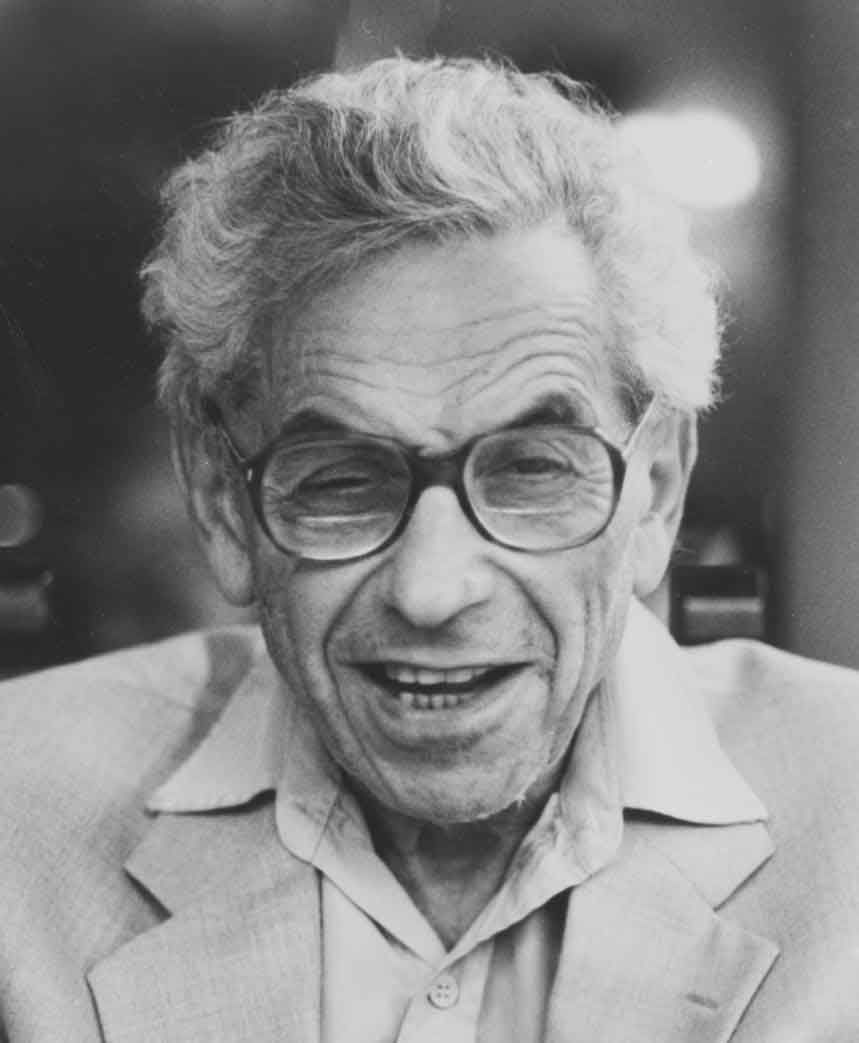
%> input picture Computer Homeworks/CHW04/pic1.png, 859 x 1043 px
$ octave HW4_q2.m   (GNU Octave 9; MATLAB toolbox functions it lacks are replaced by stand-ins)
%> lines starting %> are read from the running program, lines starting %| are printed output that depends on the picture
clear; clc; close all;

x1 = imread('pic1.png');
%> x1 is the input picture: size 1043x859 uint8; min 30, max 232, mean 135
x2 = imread('pic2.png');
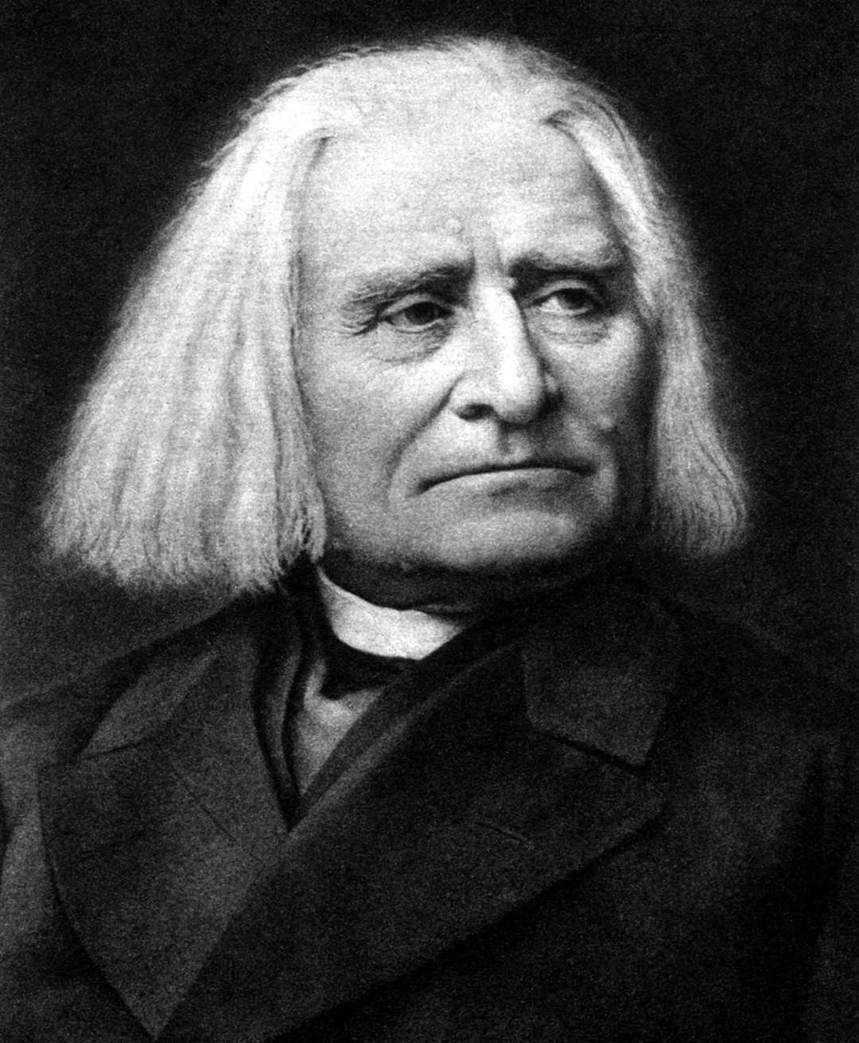
%> input picture Computer Homeworks/CHW04/pic2.png, 859 x 1043 px
%> x2 is the input picture: size 1043x859 uint8; min 0, max 255, mean 68.9


Y2 = fft2(x2);


Y2_mag = abs(Y2);
Y2_phase = angle(Y2);


Y1 = fft2(x1);


Y1_mag = abs(Y1);
Y1_phase = angle(Y1);
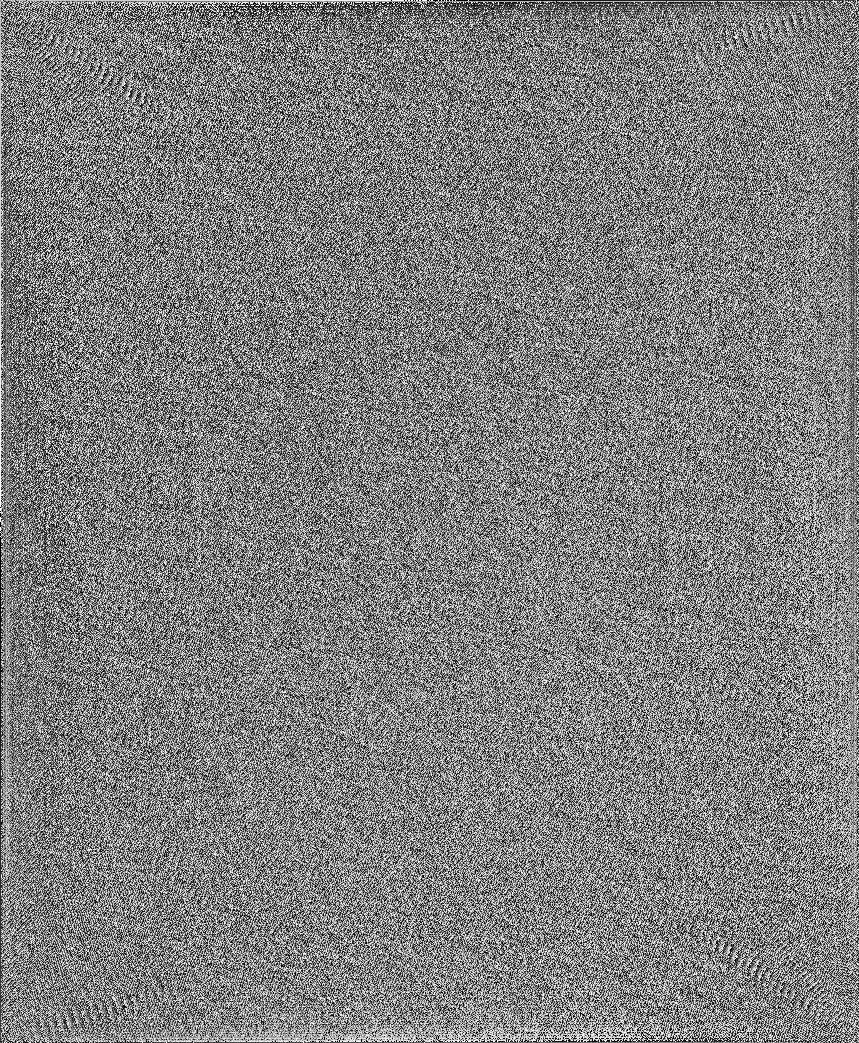
%> Y1_phase: size 1043x859 double; min -3.14, max 3.14, mean 3.55e-18; drawn with min black and max white

Y_new = Y2_mag .* exp(1i * Y1_phase);
x_new = ifft2(Y_new);
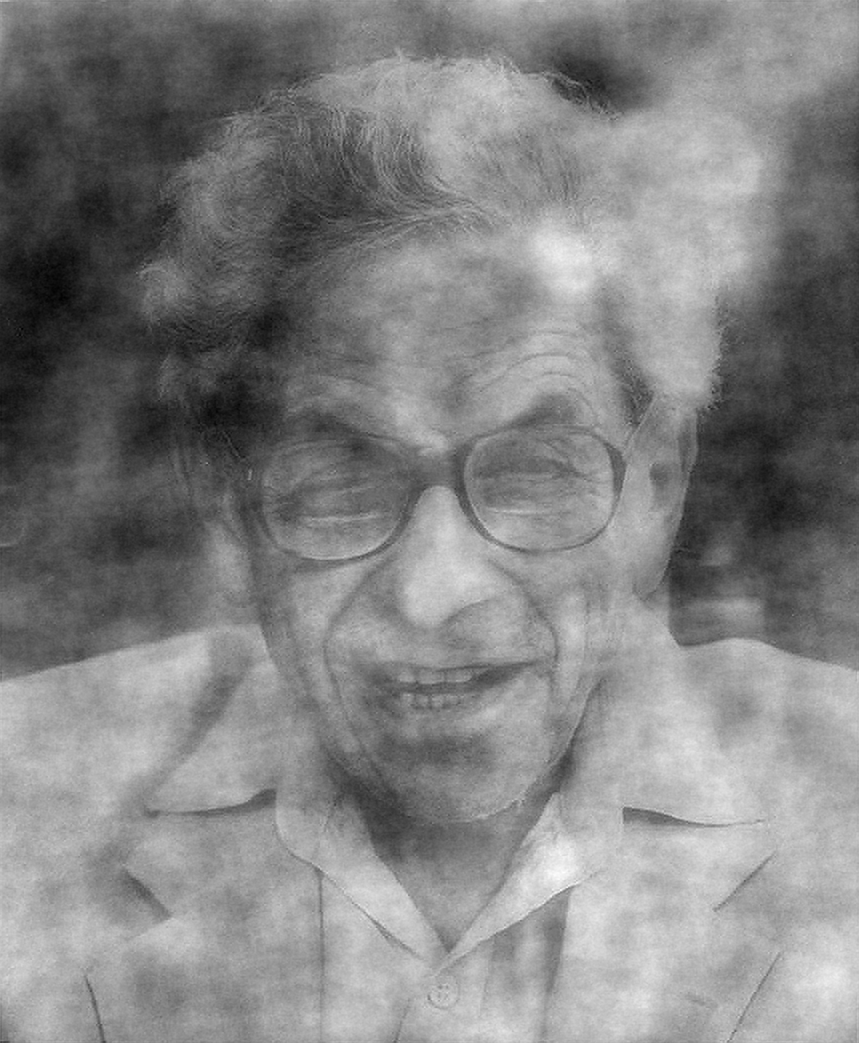
%> x_new: size 1043x859 double; min -144.7, max 269.8, mean 68.9; drawn with min black and max white
figure;

figure;
imshow(mat2gray(log(1+abs(Y1))));
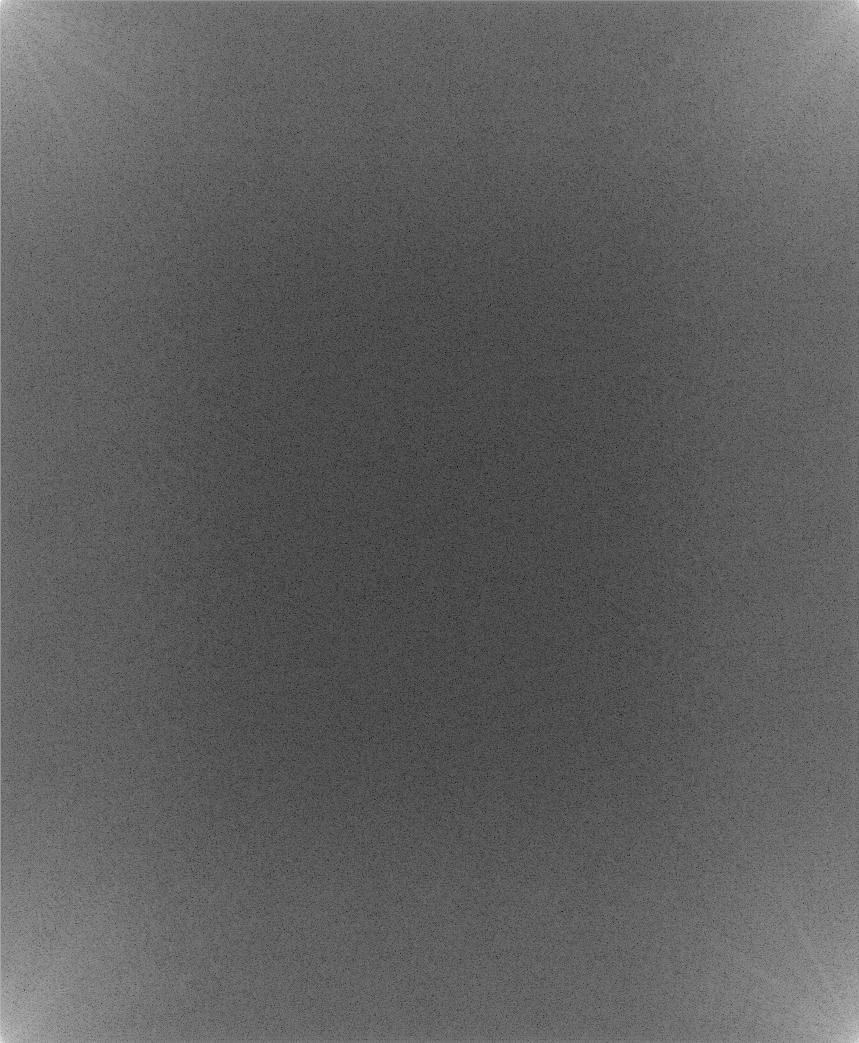
%> displayed picture: size 1043x859, on the screen's scale of 0 to 255; min 0, max 255, mean 95.4
figure;
imshow(mat2gray(log(1+abs(Y2))));
figure;
imshow(mat2gray(x_new));
